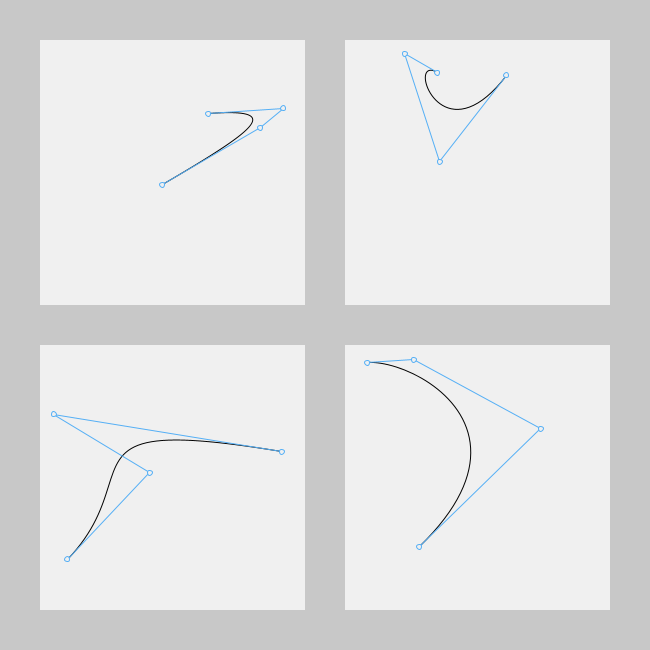
Frame 1 (no input)
Frame 60 (the mouse pressed at the canvas centre just before this capture): identical to frame 1, image omitted
Frame 120 (the mouse held since frame 60 and released just before this capture): identical to frame 1, image omitted

The Processing sketch that drew this single still picture (run headless with seeded random() and noise(); from frame 60 on, the mouse is pressed at the canvas centre):

// Processing sketch: processing_103525
// ── processing_103525.pde

/**
 * Display bezier curves whose control points can be moved.
 *
 * Press any key to redraw, creating a new set of curves.
 */
// Bruce Wilson, 6/21/2013

final static int kMarkSize = 5;
final static int kMargin = 40;
final static int kPadding = 10;
final static float kSelectionDistance = 10;
final static boolean kDebugging = false;

static color kCurveColor;
static color kControlLineColor;
static color kControlPointColor;

Panel panel1;
Panel panel2;
Panel panel3;
Panel panel4;

PVector[] curve1;
PVector[] curve2;
PVector[] curve3;
PVector[] curve4;

PVector trackingPoint = null;

void setup() {
  size(650, 650);
  smooth();
  
  int panelWidth = (width - 3 * kMargin) / 2;
  int panelHeight = (height - 3 * kMargin) / 2;

  kCurveColor = color(0, 0, 0);
  kControlLineColor = color(85, 175, 245);  // color(0, 0, 255);
  kControlPointColor = color(240);

  // top, left, width, height
  color panelColor = color(240);
  panel1 = new Panel(kMargin, kMargin, panelWidth, panelHeight, panelColor);
  panel2 = new Panel(kMargin, panelWidth + 2 * kMargin, panelWidth, panelHeight, panelColor);
  panel3 = new Panel(panelHeight + 2 * kMargin, kMargin, panelWidth, panelHeight, panelColor);
  panel4 = new Panel(panelHeight + 2 * kMargin, panelWidth + 2 * kMargin, panelWidth, panelHeight, panelColor);

  if ( kDebugging ) {
    println(panel1);
    println(panel2);
    println(panel3);
    println(panel4);
  }

  makeCurves();
  frameRate(60);  // Need full frame rate to drag control points
}

void makeCurves() {
  curve1 = makeCurve(panel1);
  curve2 = makeCurve(panel2);
  curve3 = makeCurve(panel3);
  curve4 = makeCurve(panel4);
}

void draw() {
  background(200);
  
  if ( (trackingPoint == null) && mousePressed ) {
    // Drag the curve's control points
    PVector nearPoint = null;
    if ( ((nearPoint = findNearPoint(curve1)) != null) ||
         ((nearPoint = findNearPoint(curve2)) != null) ||
         ((nearPoint = findNearPoint(curve3)) != null) ||
         ((nearPoint = findNearPoint(curve4)) != null) ) {
      trackingPoint = nearPoint;
    }
  }
  
  if ( trackingPoint != null ) {
      trackingPoint.x = mouseX;
      trackingPoint.y = mouseY;
  }
  
  panel1.display();
  panel2.display();
  panel3.display();
  panel4.display();
  
  drawBezier(curve1);
  drawBezier(curve2);
  drawBezier(curve3);
  drawBezier(curve4);
}

void keyPressed() {
  // Press any key to create new curves
  if ( key != CODED ) {
    makeCurves();
  }
}

void mouseReleased() {
  trackingPoint = null;
}

void drawBezier(PVector[] points) {
  pushStyle();
  noFill();
  stroke(kCurveColor);
  bezier(points[0].x, points[0].y, points[1].x, points[1].y,
         points[2].x, points[2].y, points[3].x, points[3].y);

  stroke(kControlLineColor);
  line(points[0].x, points[0].y, points[1].x, points[1].y);
  line(points[1].x, points[1].y, points[2].x, points[2].y);
  line(points[2].x, points[2].y, points[3].x, points[3].y);

  fill(kControlPointColor);
  ellipse(points[0].x, points[0].y, kMarkSize, kMarkSize);
  ellipse(points[1].x, points[1].y, kMarkSize, kMarkSize);
  ellipse(points[2].x, points[2].y, kMarkSize, kMarkSize);
  ellipse(points[3].x, points[3].y, kMarkSize, kMarkSize);
  popStyle();
}

PVector[] makeCurve(Panel panel) {
  PVector[] points = new PVector[4];
  
  int panelLeft = panel._left + kPadding;
  int panelRight = panel._left + panel._width - kPadding;
  int panelTop = panel._top + kPadding;
  int panelBottom = panel._top + panel._height - kPadding;
  for (int i = 0; i < points.length; i++) {
    points[i] = new PVector();
    points[i].x = random(panelLeft, panelRight);
    points[i].y = random(panelTop, panelBottom);
  }
  
  return points;
}

PVector findNearPoint(PVector[] curvePoints) {
  PVector pvMouse = new PVector(mouseX, mouseY);
  for(int i = 0; i < curvePoints.length; i++) {
    if ( pvMouse.dist(curvePoints[i]) < kSelectionDistance ) {
      return curvePoints[i];
    }
  }
  
  return null;
}

class Panel {
  public int _top;
  public int _left;
  public int _width;
  public int _height;
  public color _backgroundColor;
  
  public Panel(int t, int l, int w, int h, color c) {
    _top = t;
    _left = l;
    _width = w;
    _height = h;
    _backgroundColor = c;
  }
  
  void display() {
    pushStyle();
    fill(_backgroundColor);
    noStroke();
    rect(_left, _top, _width, _height);
    popStyle();
  }
  
  String toString() {
    return "Panel[top: " + _top + ", left: " + _left +
      ", width: " + _width + ", height: " + _height + "]";
  }
}
